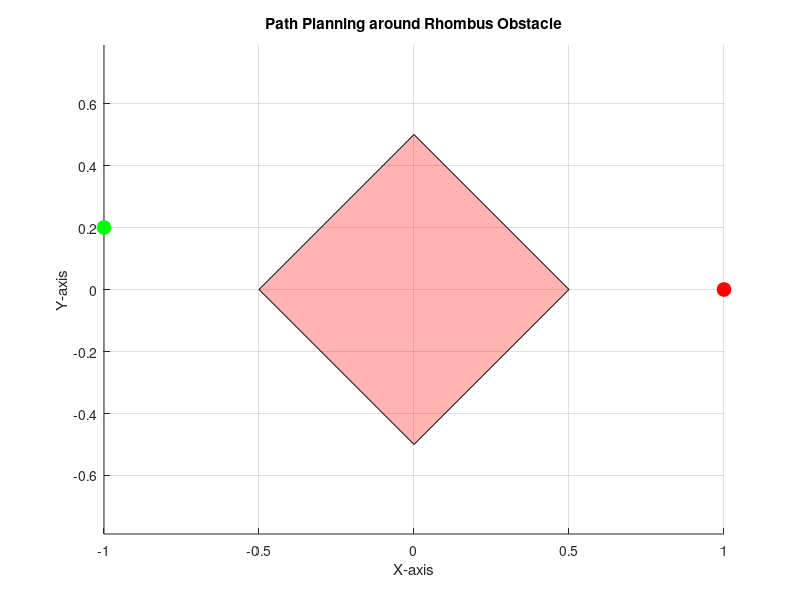

Reproduce this figure in MATLAB. (Note: this script raises an error after producing the figure.)
% Define the rhombus obstacle and start/goal points
clear all; close all;

% Define start and goal points
start_point = [-1, 0.2];
goal_point = [1, 0];

% Number of intermediate points
n_points =3;  % This will create n_points intermediate points

% Define rhombus vertices (centered at origin)
rhombus_width = 1;
rhombus_height = 1;
r = 1;  


% Plot the setup
figure;
hold on;

% Plot rhombus
rhombus_x = [rhombus_width/2, 0, -rhombus_width/2, 0, rhombus_width/2];
rhombus_y = [0, rhombus_height/2, 0, -rhombus_height/2, 0];
fill(rhombus_x, rhombus_y, 'r', 'FaceAlpha', 0.3);

% Plot start and goal points
plot(start_point(1), start_point(2), 'go', 'MarkerFaceColor', 'g', 'MarkerSize', 10);
plot(goal_point(1), goal_point(2), 'ro', 'MarkerFaceColor', 'r', 'MarkerSize', 10);
grid on;
axis equal;
title('Path Planning around Rhombus Obstacle');
xlabel('X-axis');
ylabel('Y-axis');

options = optimoptions('fmincon', ...
    'Display', 'iter', ...
    'Algorithm', 'sqp', ...
    'OptimalityTolerance',10^-12 ...
    ,'StepTolerance',10^-12);

x0 = zeros(2 * n_points, 1);
for j = 1:n_points
    alpha = j / (n_points + 1);
    x0(2*j - 1) = start_point(1) + alpha * (goal_point(1) - start_point(1));
    x0(2*j) = -1;  
end

% Run optimization
[x_opt, fval] = fmincon(@(x) objective(x, start_point, goal_point), x0, [], [], [], [], ...
    repmat([-5, -5], n_points, 1), repmat([5, 5], n_points, 1), @(x) nonlinConstraints(x,r), options);

% Create full path
x_init=reshape(x0, 2, [])';
optimal_points = reshape(x_opt, 2, [])';
optimal_path = [start_point; optimal_points; goal_point];

% Plot the optimal path
plot(optimal_path(:,1), optimal_path(:,2), 'b-', 'LineWidth', 2);
plot(optimal_points(:,1), optimal_points(:,2), 'bo', 'MarkerSize', 5);
plot(x_init(:,1), x_init(:,2), 'ro', 'MarkerSize', 5);


% Display results
fprintf('Total path length: %.2f\n', fval);


 

% plot circle ( the line should be outside of the circle)
theta = linspace(0, 2*pi, 100);


x_circle = 0 + r/2 * cos(theta);
y_circle = 0 + r/2 * sin(theta);

plot(x_circle, y_circle, 'm-', 'LineWidth', 2);

legend('Obstacle', 'Start', 'Goal', 'Path', 'Intermediate Points','initial guess','constraint');




function [c, ceq] = nonlinConstraints(x,r)
    points = reshape(x, 2, [])';
    n_points = size(points, 1);
    
    c = zeros(n_points, 1);
    
    for i = 1:n_points
        x_coord = points(i, 1);
        y_coord = points(i, 2);
        
        c(i) = (r/2)^2 - (abs(x_coord).^2 + abs(y_coord).^2);
        % c(i) = (r/2) - (abs(x_coord) + abs(y_coord));
    end
    
    ceq = [];
end


function total_length_sq = objective(x, start_point, goal_point)

    points = reshape(x, 2, [])';
    

    all_points = [start_point; points; goal_point];
    
    differences = diff(all_points);
    total_length_sq = sum(sum(differences.^2));
end



